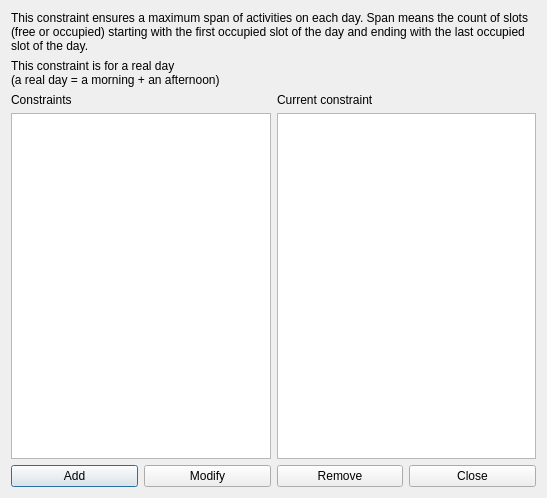
<?xml version="1.0" encoding="UTF-8"?>
<ui version="4.0">
 <class>ConstraintTeachersMaxSpanPerRealDayForm_template</class>
 <widget class="QDialog" name="ConstraintTeachersMaxSpanPerRealDayForm_template">
  <property name="geometry">
   <rect>
    <x>0</x>
    <y>0</y>
    <width>547</width>
    <height>498</height>
   </rect>
  </property>
  <property name="windowTitle">
   <string extracomment="This is the title of the dialog in which you see the list of all constraints of this type">Constraints teachers max span per real day</string>
  </property>
  <layout class="QGridLayout" name="gridLayout">
   <item row="0" column="0" colspan="2">
    <widget class="QLabel" name="label">
     <property name="sizePolicy">
      <sizepolicy hsizetype="Minimum" vsizetype="Minimum">
       <horstretch>0</horstretch>
       <verstretch>0</verstretch>
      </sizepolicy>
     </property>
     <property name="text">
      <string>This constraint ensures a maximum span of activities on each day. Span means the count of slots (free or occupied) starting with the first occupied slot of the day and ending with the last occupied slot of the day.</string>
     </property>
     <property name="wordWrap">
      <bool>true</bool>
     </property>
    </widget>
   </item>
   <item row="1" column="0" colspan="2">
    <widget class="QLabel" name="label_2">
     <property name="text">
      <string>This constraint is for a real day
(a real day = a morning + an afternoon)</string>
     </property>
    </widget>
   </item>
   <item row="2" column="0">
    <layout class="QVBoxLayout" name="verticalLayout">
     <item>
      <widget class="QLabel" name="constraintsTextLabel">
       <property name="frameShape">
        <enum>QFrame::NoFrame</enum>
       </property>
       <property name="frameShadow">
        <enum>QFrame::Plain</enum>
       </property>
       <property name="text">
        <string>Constraints</string>
       </property>
       <property name="wordWrap">
        <bool>false</bool>
       </property>
      </widget>
     </item>
     <item>
      <widget class="QListWidget" name="constraintsListWidget"/>
     </item>
    </layout>
   </item>
   <item row="2" column="1">
    <layout class="QVBoxLayout" name="verticalLayout_2">
     <item>
      <widget class="QLabel" name="currentConstraintTextLabel">
       <property name="text">
        <string>Current constraint</string>
       </property>
       <property name="wordWrap">
        <bool>false</bool>
       </property>
      </widget>
     </item>
     <item>
      <widget class="QPlainTextEdit" name="currentConstraintTextEdit"/>
     </item>
    </layout>
   </item>
   <item row="3" column="0" colspan="2">
    <layout class="QHBoxLayout" name="horizontalLayout">
     <item>
      <widget class="QPushButton" name="addConstraintPushButton">
       <property name="text">
        <string>Add</string>
       </property>
      </widget>
     </item>
     <item>
      <widget class="QPushButton" name="modifyConstraintPushButton">
       <property name="text">
        <string>Modify</string>
       </property>
      </widget>
     </item>
     <item>
      <widget class="QPushButton" name="removeConstraintPushButton">
       <property name="text">
        <string>Remove</string>
       </property>
      </widget>
     </item>
     <item>
      <widget class="QPushButton" name="closePushButton">
       <property name="text">
        <string>Close</string>
       </property>
      </widget>
     </item>
    </layout>
   </item>
  </layout>
 </widget>
 <layoutdefault spacing="6" margin="11"/>
 <resources/>
 <connections/>
</ui>
